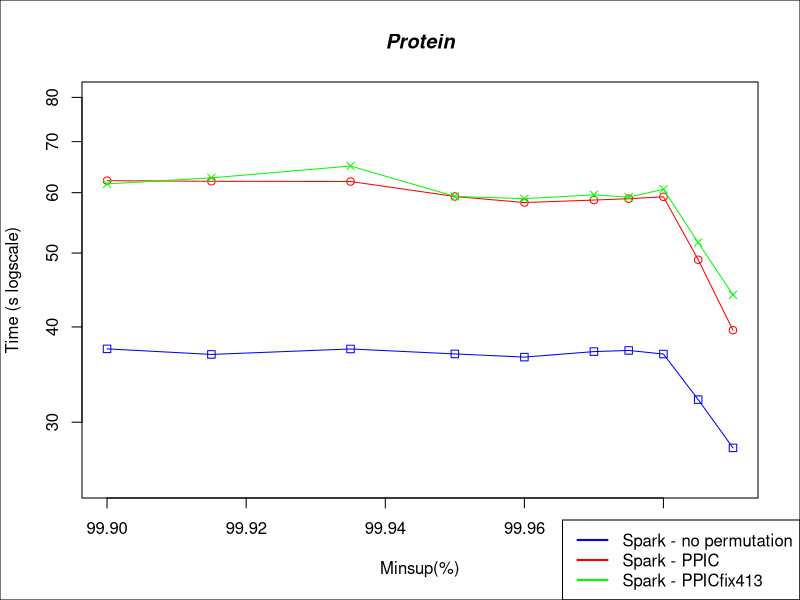

The R script that drew this image:


#DATA
x <- c(0.999, 0.99915, 0.99935, 0.9995, 0.9996, 0.9997, 0.99975, 0.9998, 0.99985, 0.9999)*100

sparkNP <- c(37440, 36814, 37426, 36871, 36518, 37131, 37261, 36858, 32118, 27765)/1000
sparkPPIC <- c(62216, 62097, 62056, 59314, 58238, 58679, 58918, 59253, 48997, 39607)/1000
sparkPPICFix <- c(61614, 62746, 65034, 59326, 58920, 59617, 59181, 60629, 51609, 44076)/1000

#PLOT
plot(x,sparkNP, log = "xy", type="o", pch=0, xlab="Minsup(%)", ylab="Time (s logscale)", col="blue", ylim=c(25, 80))
lines(x,sparkPPIC, col="red", type="o", pch=1)
lines(x,sparkPPICFix, col="green", type="o", pch=4)

title(main="Protein", font.main=4)

par(fig = c(0, 1, 0, 1), oma = c(0, 0, 0, 0), mar = c(0, 0, 0, 0), new = TRUE)
plot(0, 0, type = "n", bty = "n", xaxt = "n", yaxt = "n")

#Pretty up
legend("bottomright", legend=c("Spark - no permutation", "Spark - PPIC", "Spark - PPICfix413"), lty=c(1,1),lwd=c(2,2), col=c("blue","red", "green"))
box()
